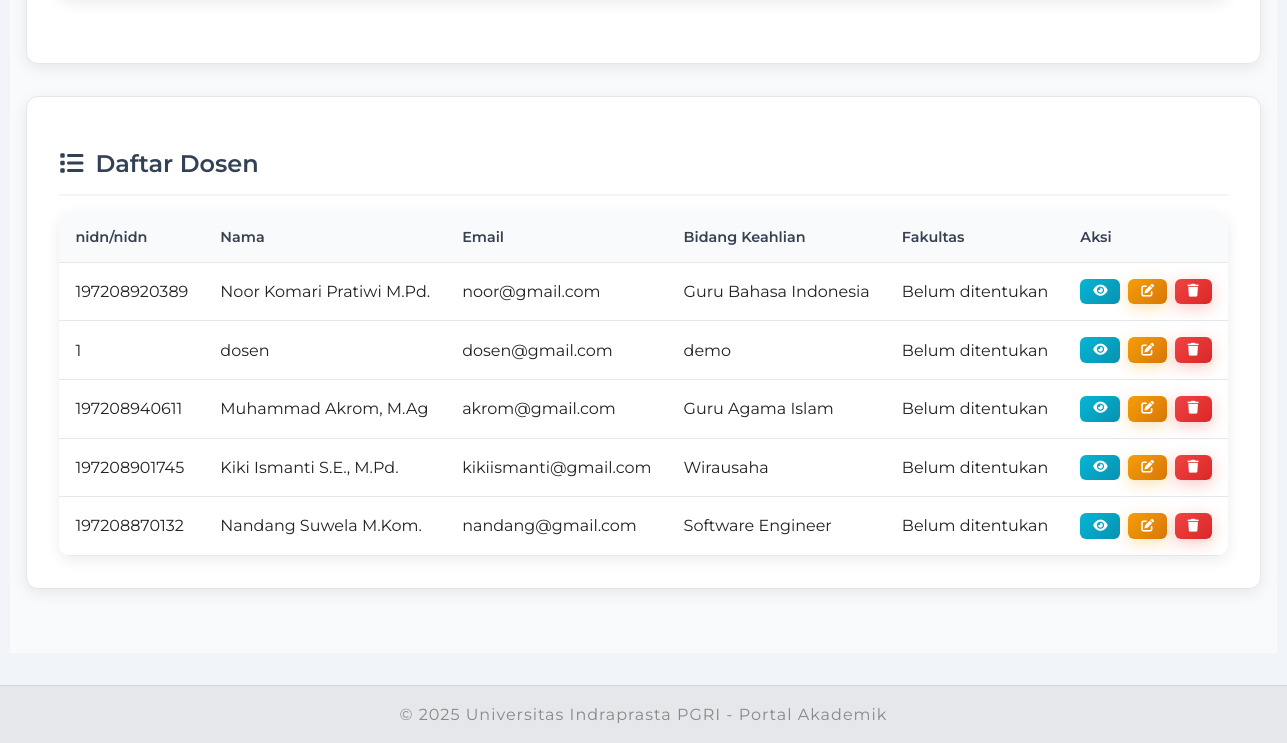
The app's page /admin/dosen.php (signed in, lower part), older data.
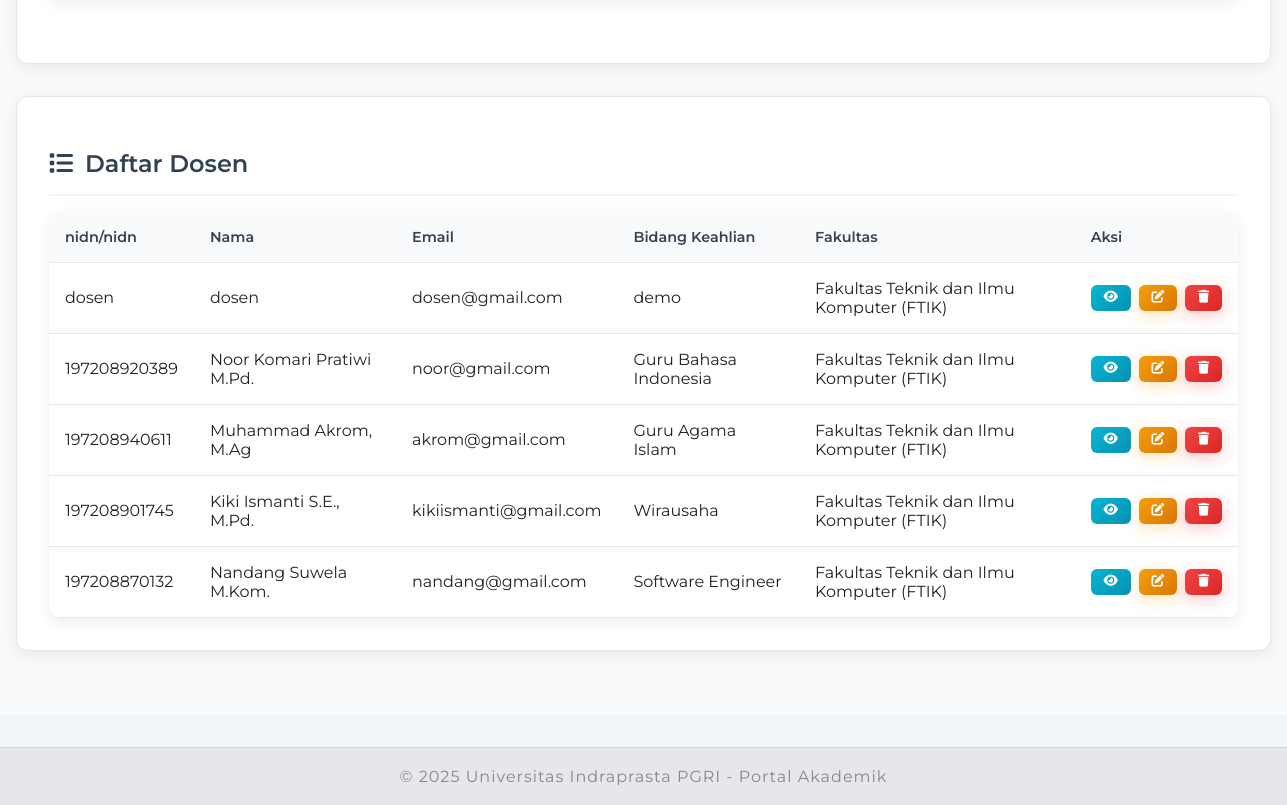
The same page, newer data.
### tables this page shows
CREATE TABLE `dosen` (
  `id` int(11) NOT NULL,
  `user_id` int(11) DEFAULT NULL,
  `nidn` varchar(20) NOT NULL,
  `nama` varchar(100) NOT NULL,
  `bidang_keahlian` varchar(50) DEFAULT NULL,
  `fakultas_id` int(11) DEFAULT NULL,
  `email` varchar(100) DEFAULT NULL,
  `phone` varchar(20) DEFAULT NULL,
  `alamat` text DEFAULT NULL,
  `created_at` datetime DEFAULT current_timestamp()
);

CREATE TABLE `users` (
  `id` int(11) NOT NULL,
  `username` varchar(50) NOT NULL,
  `password` varchar(255) NOT NULL,
  `role` varchar(20) NOT NULL,
  `full_name` varchar(100) DEFAULT NULL,
  `nip` varchar(20) DEFAULT NULL,
  `email` varchar(100) DEFAULT NULL,
  `phone` varchar(20) DEFAULT NULL,
  `alamat` text DEFAULT NULL,
  `profile_photo` varchar(255) DEFAULT 'avatar-1.jpg',
  `created_at` datetime DEFAULT current_timestamp(),
  `last_login` datetime DEFAULT NULL
);

CREATE TABLE `fakultas` (
  `id` int(11) NOT NULL,
  `nama` varchar(100) NOT NULL,
  `dekan` varchar(100) DEFAULT NULL,
  `created_at` datetime DEFAULT current_timestamp()
);

### admin/dosen.php (the view, shortened to what this page needs)
<?php
require_once '../koneksi.php';
$dosen_query = "SELECT d.*, u.username, u.email, u.created_at, f.nama as fakultas_nama
                FROM dosen d
                LEFT JOIN users u ON d.user_id = u.id
                LEFT JOIN fakultas f ON d.fakultas_id = f.id
                ORDER BY d.created_at DESC";
$dosen_result = mysqli_query($conn, $dosen_query);
$dosen_data = [];
while ($row = mysqli_fetch_assoc($dosen_result)) {
    $dosen_data[] = [
        'id' => $row['id'],
        'nidn' => $row['nidn'],
        'nama' => $row['nama'],
        'email' => $row['email'],
        'bidang_keahlian' => $row['bidang_keahlian'],
        'fakultas' => $row['fakultas_nama'],
        'status' => 'Aktif'
    ];
}
?>
<!DOCTYPE html>
<html lang="id">
<head>
    <link rel="stylesheet" href="../assets/css/style.css">
    <link rel="stylesheet" href="../assets/css/admin.css">
    <link rel="stylesheet" href="https://cdnjs.cloudflare.com/ajax/libs/font-awesome/6.4.0/css/all.min.css">
</head>
<body>
    <main>
        <div class="dashboard-container">
            <div class="dashboard-section">
            </div>
            <div class="dashboard-section">
                <h2><i class="fas fa-list"></i> Daftar Dosen</h2>
                <div class="table-container">
                    <div class="table-responsive">
                        <table class="data-table">
                            <thead>
                                <tr>
                                    <th>nidn/nidn</th>
                                    <th>Nama</th>
                                    <th>Email</th>
                                    <th>Bidang Keahlian</th>
                                    <th>Fakultas</th>
                                    <th>Aksi</th>
                                </tr>
                            </thead>
                            <tbody>
                                <?php foreach ($dosen_data as $dosen): ?>
                                    <tr>
                                        <td><?php echo htmlspecialchars($dosen['nidn']); ?></td>
                                        <td><?php echo htmlspecialchars($dosen['nama']); ?></td>
                                        <td><?php echo htmlspecialchars($dosen['email']); ?></td>
                                        <td><?php echo htmlspecialchars($dosen['bidang_keahlian']); ?></td>
                                        <td><?php echo htmlspecialchars($dosen['fakultas'] ?? 'Belum ditentukan'); ?></td>
                                        <td>
                                            <div class="action-buttons">
                                                <button class="btn btn-sm btn-info" onclick="viewLecturer(<?php echo $dosen['id']; ?>, '<?php echo addslashes($dosen['nama']); ?>', '<?php echo addslashes($dosen['nidn']); ?>', '<?php echo addslashes($dosen['email']); ?>', '<?php echo addslashes($dosen['bidang_keahlian']); ?>', '<?php echo addslashes($dosen['fakultas'] ?? 'Belum ditentukan'); ?>')">
                                                    <i class="fas fa-eye"></i>
                                                </button>
                                                <button class="btn btn-sm btn-warning" onclick="editLecturer(<?php echo $dosen['id']; ?>, '<?php echo addslashes($dosen['nama']); ?>', '<?php echo addslashes($dosen['nidn']); ?>', '<?php echo addslashes($dosen['email']); ?>', '<?php echo addslashes($dosen['bidang_keahlian']); ?>', '<?php echo addslashes($dosen['fakultas']); ?>', '<?php echo addslashes($dosen['email']); ?>', '<?php echo addslashes($dosen['bidang_keahlian']); ?>')">
                                                    <i class="fas fa-edit"></i>
                                                </button>
                                                <form method="POST" style="display: inline;" onsubmit="return confirmDelete('<?php echo addslashes($dosen['nama']); ?>')">
                                                    <button type="submit" class="btn btn-sm btn-danger">
                                                        <i class="fas fa-trash"></i>
                                                    </button>
                                                </form>
                                            </div>
                                        </td>
                                    </tr>
                                <?php endforeach; ?>
                            </tbody>
                        </table>
                    </div>
                </div>
            </div>
        </div>
    </main>
    <?php include '../includes/footer.php'; ?>
</body>
</html>

Row changes from the older to the newer data that the page shows:
removed dosen: nidn "1", nama "dosen", user.email "dosen@gmail.com", bidang_keahlian "demo", fakultas "Belum ditentukan"
added dosen: nidn "dosen", nama "dosen", user.email "dosen@gmail.com", bidang_keahlian "demo", fakultas.nama "Fakultas Teknik dan Ilmu Komputer (FTIK)"
changed dosen "Noor Komari Pratiwi M.Pd.": fakultas.nama "Belum ditentukan" → "Fakultas Teknik dan Ilmu Komputer (FTIK)"
changed dosen "Muhammad Akrom, M.Ag": fakultas.nama "Belum ditentukan" → "Fakultas Teknik dan Ilmu Komputer (FTIK)"
changed dosen "Kiki Ismanti S.E., M.Pd.": fakultas.nama "Belum ditentukan" → "Fakultas Teknik dan Ilmu Komputer (FTIK)"
changed dosen "Nandang Suwela M.Kom.": fakultas.nama "Belum ditentukan" → "Fakultas Teknik dan Ilmu Komputer (FTIK)"
